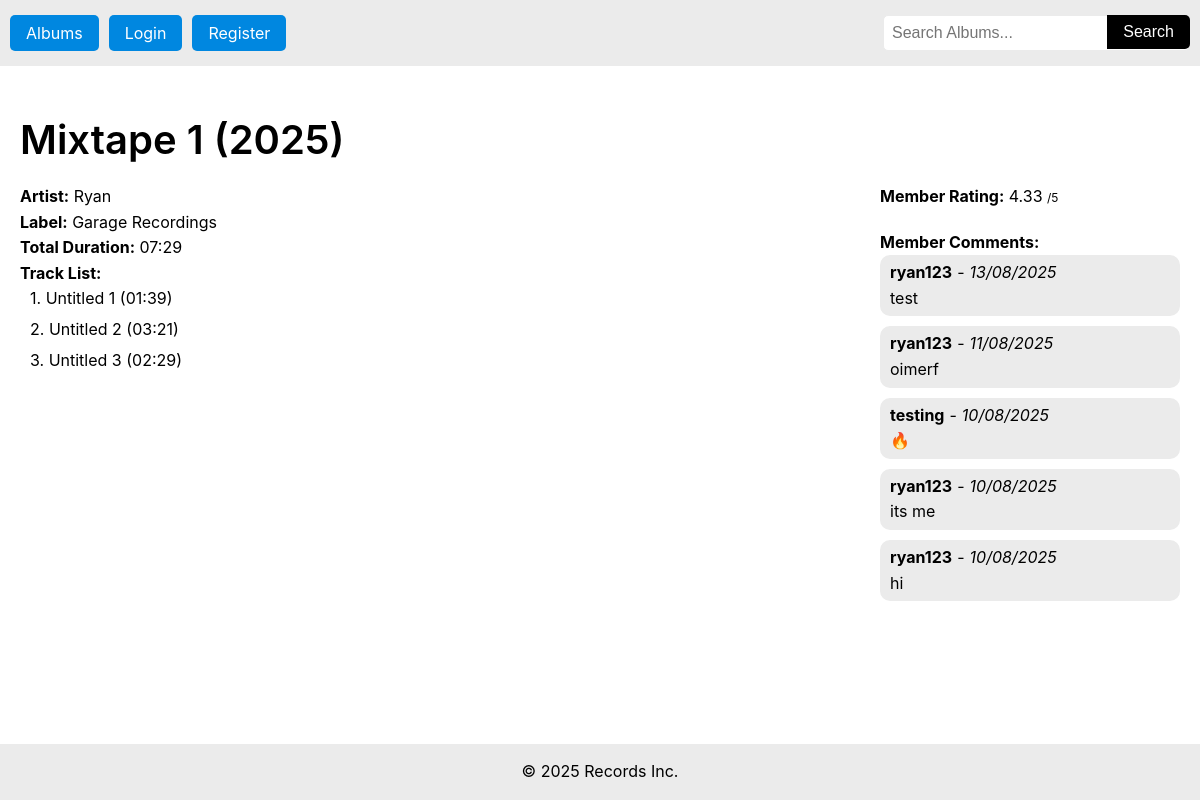
Screenshot of /album_details.php?id=3 with the database file from the repository.
### tables this page shows
CREATE TABLE `track` (
  `track_id` int(10) UNSIGNED NOT NULL,
  `album_id` int(10) UNSIGNED NOT NULL,
  `duration_sec` smallint(5) UNSIGNED NOT NULL,
  `title` varchar(255) NOT NULL,
  `track_no` tinyint(3) UNSIGNED NOT NULL
);

CREATE TABLE `comment` (
  `username` varchar(50) NOT NULL,
  `album_id` int(11) UNSIGNED NOT NULL,
  `content` varchar(255) NOT NULL,
  `created_at` timestamp NOT NULL DEFAULT current_timestamp(),
  `comment_id` int(11) UNSIGNED NOT NULL
);

### album_details.php (the view, shortened to what this page needs)
<?php
  require 'db_connect.php';
  $stmt = $db->prepare("SELECT a.album_id, a.title AS album_title, a.artist, a.label, a.release_year,
                              t.track_id, t.title AS track_title, t.duration_sec, t.track_no
                        FROM album a
                        LEFT JOIN track t ON a.album_id = t.album_id
                        WHERE a.album_id = ?
                        ORDER BY t.track_no");
  $stmt->execute([$_GET['id']]);
  $rows = $stmt->fetchAll();
  $album = [
    'album_id' => $rows[0]['album_id'],
    'title' => $rows[0]['album_title'],
    'artist' => $rows[0]['artist'],
    'label' => $rows[0]['label'],
    'release_year' => $rows[0]['release_year'],
    'tracks' => []
  ];
  $total_duration = 0;
  foreach ($rows as $row) {
    if ($row['track_id'] !== null) {
      $album['tracks'][] = [
        'track_id' => $row['track_id'],
        'title' => $row['track_title'],
        'duration_sec' => $row['duration_sec'],
        'track_no' => $row['track_no']
      ];
      $total_duration += (int)$row['duration_sec'];
    }
  }
  require "header.php";
?>
<main>
  <div style="display: flex; gap: 10px; align-items: center; margin-bottom: 20px">
    <h1 style="margin-bottom: 0"><?= htmlspecialchars($album['title']) ?> (<?= $album['release_year'] ?>)</h1>
  </div>
  <div class="column-container">
    <section>
      <p><strong>Artist:</strong> <?= htmlspecialchars($album['artist']) ?></p>
      <p><strong>Label:</strong> <?= htmlspecialchars($album['label']) ?></p>
      <?php if ($total_duration > 0 && $total_duration < 3600): ?>
        <p><strong>Total Duration:</strong> <?= gmdate("i:s", $total_duration) ?></p>
      <?php elseif($total_duration > 0 && $total_duration >= 3600): ?>
        <p><strong>Total Duration:</strong> <?= gmdate("H:i:s", $total_duration) ?></p>
      <?php endif; ?>
      <p><strong>Track List:</strong></p>
      <?php if (!empty($album['tracks'])): ?>
        <ol class="track-list">
          <?php foreach ($album['tracks'] as $track): ?>
            <li style="display: flex; gap: 6px">
              <?= htmlspecialchars($track['track_no']) ?>. <?= htmlspecialchars($track['title']) ?>
              (<?= gmdate("i:s", $track['duration_sec']) ?>)
            </li>
          <?php endforeach; ?>
        </ol>
      <?php else: ?>
        <p>No tracks found.</p>
      <?php endif; ?>
    </section>
    <aside>
      <?php
        $album_id = $_GET['id'];
        $stmt_avg = $db->prepare("SELECT ROUND(AVG(value), 2) AS avg_rating FROM rating WHERE album_id = ?");
        $stmt_avg->execute([$album_id]);
        $avg_result = $stmt_avg->fetch(PDO::FETCH_ASSOC);
        $avg_rating = $avg_result['avg_rating'] ?? 'N/A';
      ?>
      <p><strong>Member Rating:</strong> <?= $avg_rating ?> <span style="font-size: 12px">/5</span></p>
      <p class="member-comments-title"><strong>Member Comments:</strong></p>
      <?php
        $album_id = $_GET['id'];
        $stmt_comment = $db->prepare("SELECT username, content, created_at
                              FROM comment
                              WHERE album_id = ?
                              ORDER BY created_at DESC");
        $stmt_comment->execute([$album_id]);
        $comments = $stmt_comment->fetchAll(PDO::FETCH_ASSOC);
      ?>
      <ul class="comment-list">
        <?php if ($comments): ?>
          <?php foreach ($comments as $comment): ?>
            <li>
              <div class="comment-details">
                <p>
                  <strong>
                    <?php if (isset($_SESSION['username'])): ?>
                      <a href="user_profile.php?username=<?= urlencode($comment['username']) ?>">
                        <?= htmlspecialchars($comment['username']) ?>
                      </a>
                    <?php else: ?>
                      <?= htmlspecialchars($comment['username']) ?>
                    <?php endif; ?>
                  </strong>
                </p> -
                <p><em><?= date('d/m/Y', strtotime($comment['created_at'])) ?></em></p>
              </div>
              <p><?= nl2br(htmlspecialchars($comment['content'])) ?></p>
            </li>
          <?php endforeach; ?>
        <?php else: ?>
          <li><p>No comments yet. Be the first to comment!</p></li>
        <?php endif; ?>
      </ul>
    </aside>
  </div>
</main>
<?php require "footer.php"; ?>

### styles.css (style rules this page uses)
:root { --black: #000000; --gray: #ebebeb; --accent: #0087e0; --white: #ffffff; }
*, *::before, *::after { box-sizing: border-box; margin: 0; padding: 0; }
html { font-size: 1rem; scroll-behavior: smooth; }
body { font-family: -apple-system, BlinkMacSystemFont, "Segoe UI", Roboto, Oxygen, Ubuntu, Cantarell, sans-serif; line-height: 1.6; color: var(--black); background: var(--white); min-height: 100vh; display: flex; flex-direction: column; }
main { flex-grow: 1; padding: 50px 20px; }
h1, h2, h3, h4, h5, h6 { margin-bottom: 1rem; line-height: 1.2; font-weight: 600; }
h1 { font-size: 2.5rem; }
.track-list { display: grid; gap: 5px; margin-left: 10px; list-style: none; }
.member-comments-title { margin-top: 20px; }
.comment-details { display: flex; gap: 5px; }

### rows the page displays
track: track_no "1", title "Untitled 1", duration_sec "01:39"
track: track_no "2", title "Untitled 2", duration_sec "03:21"
track: track_no "3", title "Untitled 3", duration_sec "02:29"
comment: username "ryan123", created_at "13/08/2025", content "test"
comment: username "ryan123", created_at "11/08/2025", content "oimerf"
comment: username "testing", created_at "10/08/2025", content "🔥"
comment: username "ryan123", created_at "10/08/2025", content "its me"
comment: username "ryan123", created_at "10/08/2025", content "hi"

### other values shown
$album['title'] "Mixtape 1"
$album['release_year'] "2025"
$album['artist'] "Ryan"
$album['label'] "Garage Recordings"
gmdate("i:s", $total_duration) "07:29"
$avg_rating "4.33"
